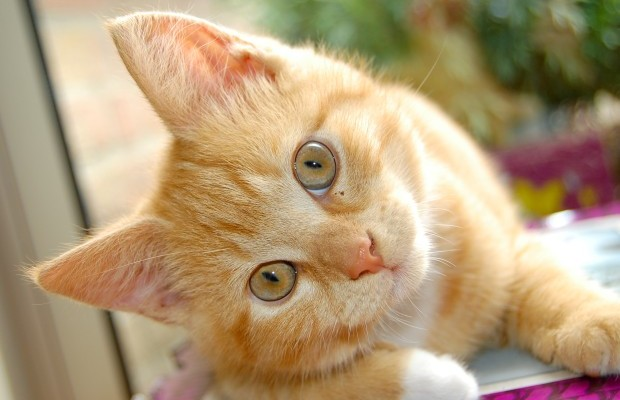
#> input picture P2/2_Enfoque/053_Ejemplo.jpg, 620 x 400 px
$ python 053_Filtros.py
#> lines starting #> are read from the running program, lines starting #| are printed output that depends on the picture; after the words box and inside, x2 and y2 are one past the last pixel; in counts of white or black regions, pixels touching at a corner belong together
import cv2
import matplotlib.pyplot as plt
from os import system

# Cargar la imagen
imagen = cv2.imread('053_Ejemplo.jpg', cv2.IMREAD_GRAYSCALE)
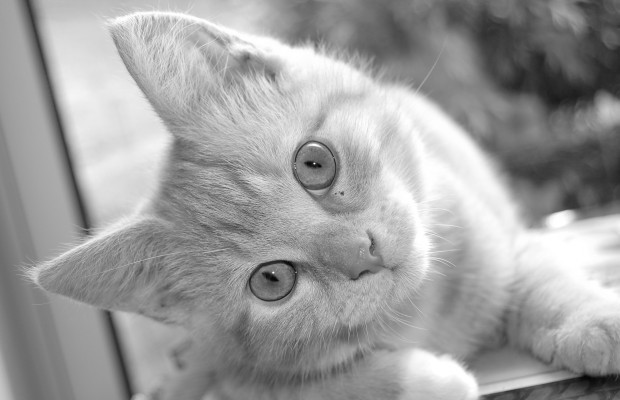
#> imagen: shape (400, 620); min 3, max 255, mean 157.5

# Aplicar un filtro de desenfoque gaussiano
filtro_gaussiano = cv2.GaussianBlur(imagen, (5, 5), 0)

# Aplicar el filtro de detección de bordes de Canny
filtro_canny = cv2.Canny(imagen, 100, 200)
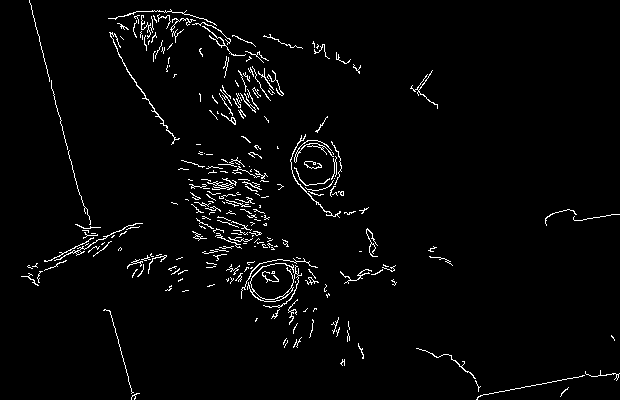
#> filtro_canny: shape (400, 620); 2.7% white in thin lines or dots

# Aplicar un filtro de suavizado bilateral
filtro_bilateral = cv2.bilateralFilter(imagen, 9, 75, 75)

# Mostrar los resultados
imagenes = [imagen, filtro_gaussiano, filtro_canny, filtro_bilateral]
titulos = ['Original', 'Filtro Gaussiano', 'Filtro Canny', 'Filtro Bilateral']

system('cls')
plt.figure(figsize=(12, 6))
for i in range(4):
    plt.subplot(1, 4, i+1)
    plt.imshow(imagenes[i], cmap='gray')
    plt.title(titulos[i])
    plt.axis('off')

plt.tight_layout()
plt.show()
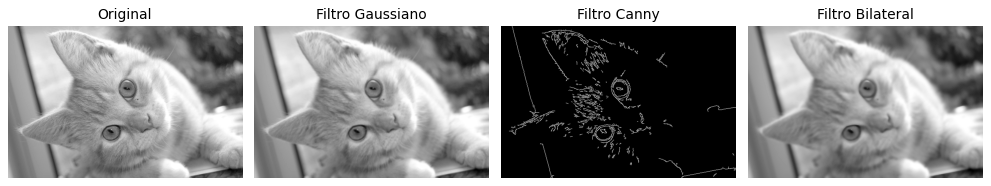
#> figure drawn by matplotlib, 4 panels

$ run again, with P2/2_Enfoque/054_Ejemplo.jpg copied over P2/2_Enfoque/053_Ejemplo.jpg
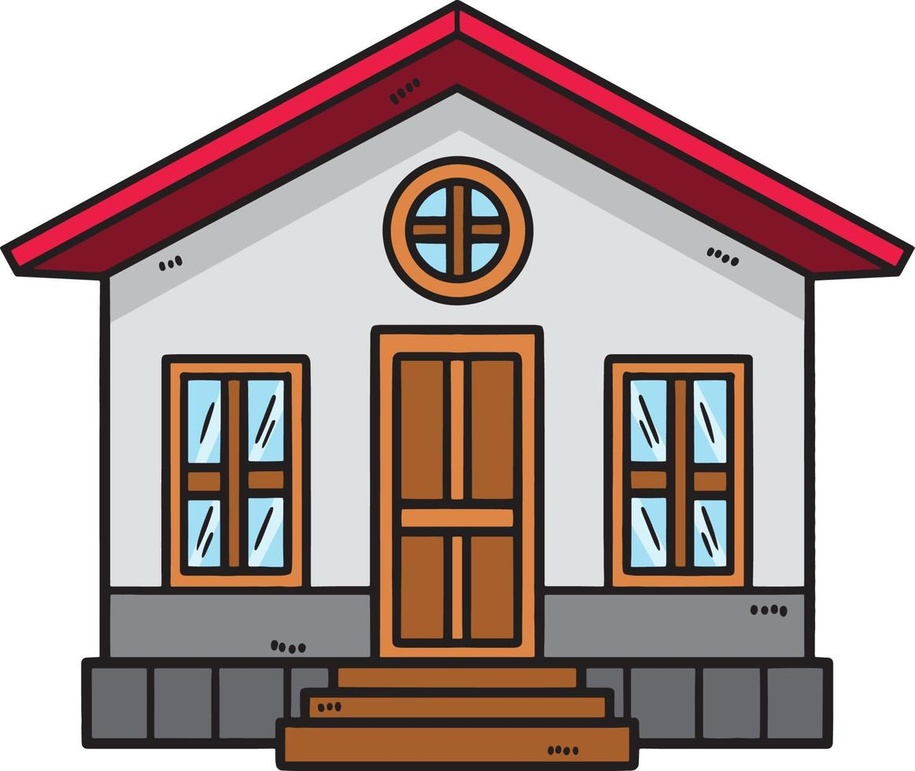
#> input picture P2/2_Enfoque/054_Ejemplo.jpg, 915 x 771 px, shrunk from 1163 x 980 before the run
#> `filtro_canny = cv2.Canny(imagen, 100, 200)`:
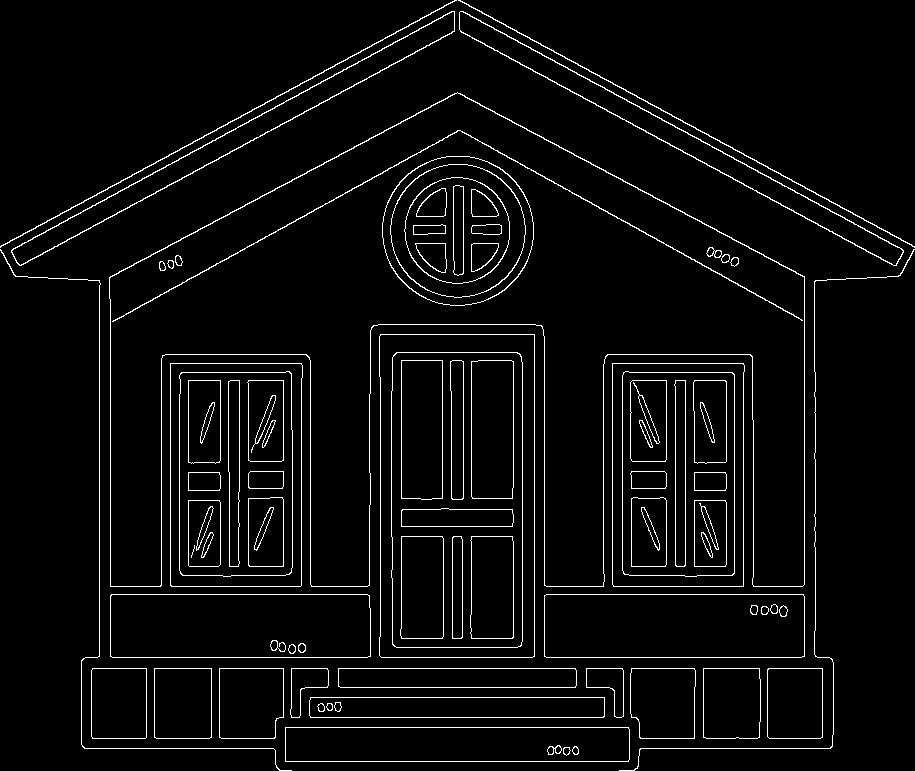
#> filtro_canny: shape (771, 915); 4.1% white in thin lines or dots
#> `plt.show()`:
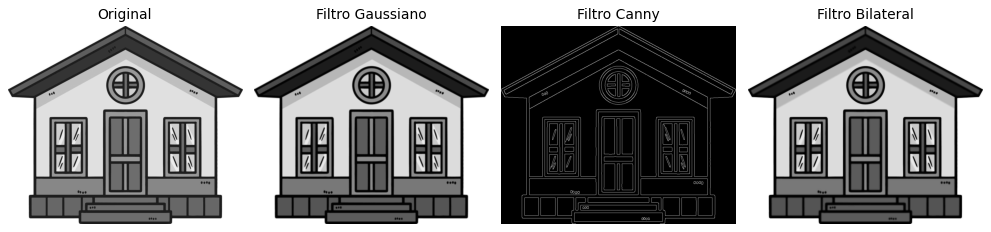
#> figure drawn by matplotlib, 4 panels

$ run again, with P2/2_Enfoque/056_Ejemplo.jpg copied over P2/2_Enfoque/053_Ejemplo.jpg
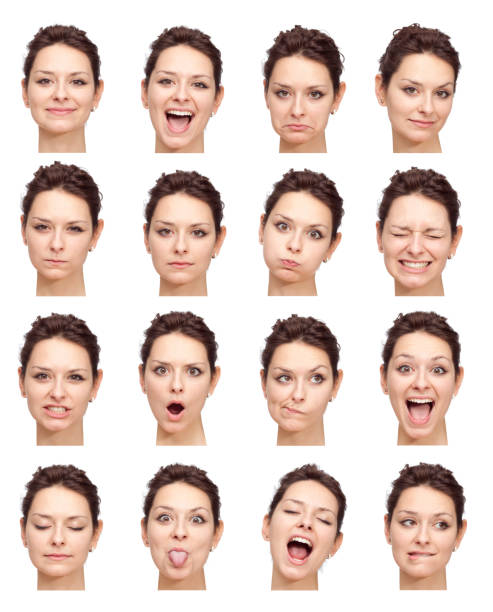
#> input picture P2/2_Enfoque/056_Ejemplo.jpg, 493 x 612 px
#> `filtro_canny = cv2.Canny(imagen, 100, 200)`:
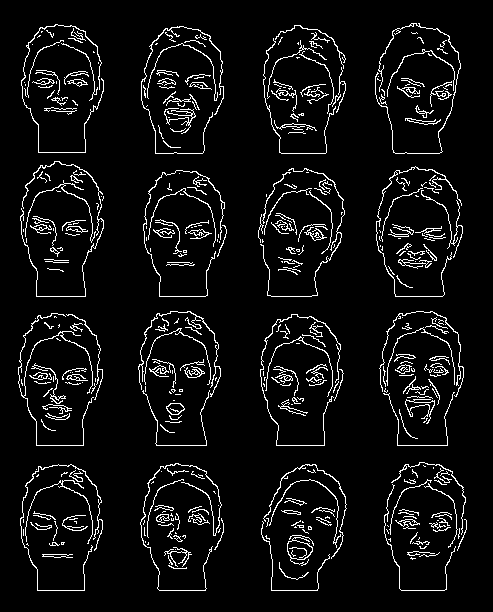
#> filtro_canny: shape (612, 493); 6.3% white in thin lines or dots, all inside (x1, y1, x2, y2) = (18, 23, 467, 591)
#> `plt.show()`:
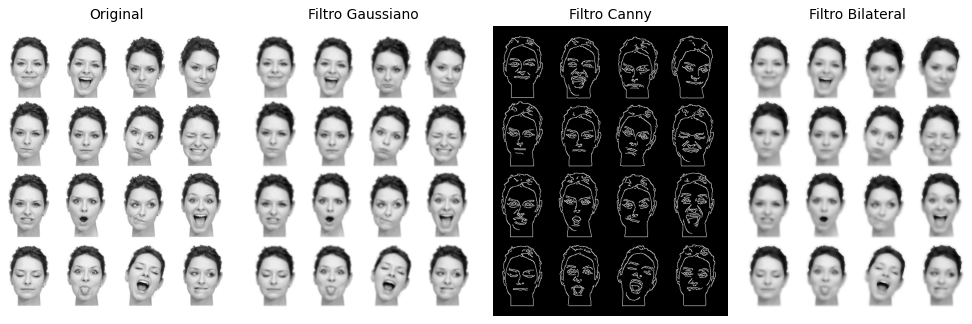
#> figure drawn by matplotlib, 4 panels
